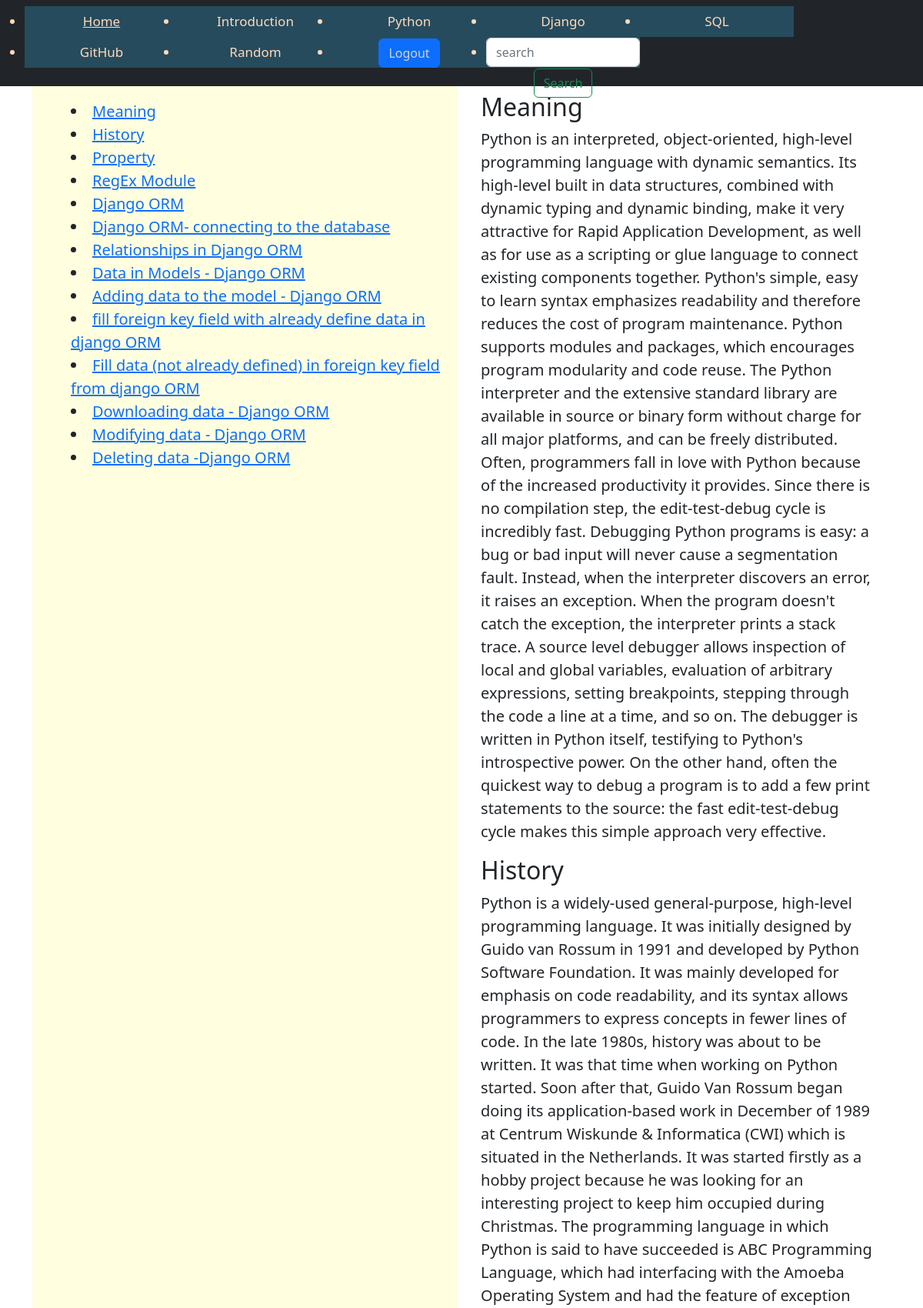
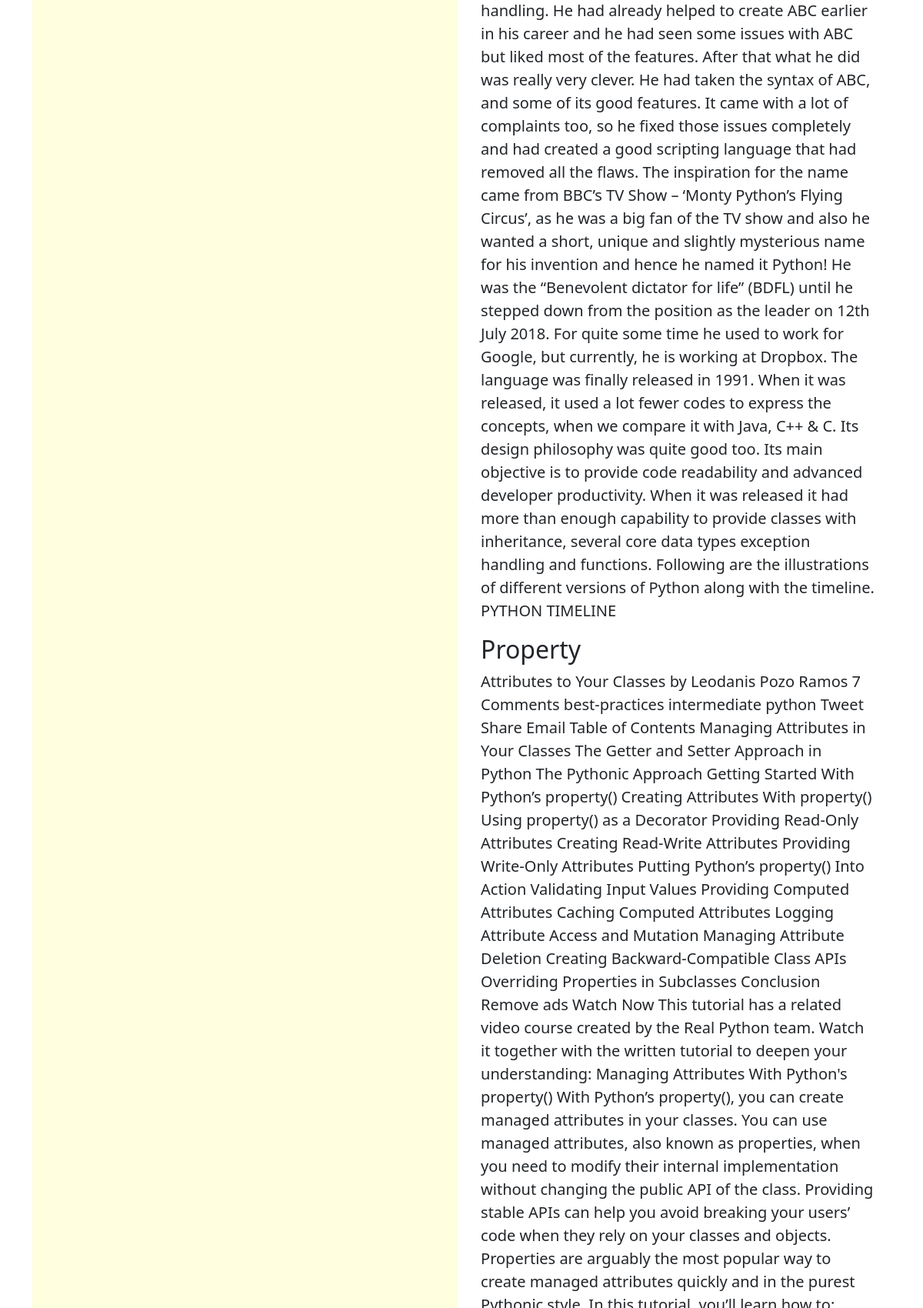
Screenshot of /python_meaning/ (upper part) with the database file from the repository (2 pictures, top to bottom).
### main/models.py (models this page shows)
class PythonMeaning(models.Model):
    title = models.CharField(max_length=255, blank=True)
    text = models.TextField()
    img = models.ImageField(upload_to="productImages", blank=True)
    url = models.URLField(max_length=200, blank=True, null=True)
    pdf = models.FileField(upload_to='pdfs',blank=True)

### main/views.py (the view)
# urls.py: path('python_meaning/', python_meaning_view, name='python_meaning'),
def python_meaning_view(request):
    meaning = PythonMeaning.objects.all()
    return render(request, 'main/Python_meaning.html', {"meaning": meaning})

### main/templates/main/Python_meaning.html (shortened to what this page needs)
<!doctype html>
<html lang="en">
<head>
</head>
<body>
 {% include "main/nav.html" %}
 <div class="container">
  <div class="left-section">
      {% for mean in meaning %}
         <li class="nav__item"><a href="#{{ mean.pk }}" class="nav__link">{{ mean.title }}</a></li>
      {% endfor %}
  </div>
  <div class="right-section">
      {% for mean in meaning %}
      <section id="{{ mean.pk }}">
          <h2 class="section-title">{{ mean.title }}</h2></section>
     <p>{{ mean.text }}</p>
      {% endfor %}
  </div>
</div>
</body>
</html>

### main/templates/main/Python_meaning.html (style rules this page uses)
.container { display: flex; width: 100%; height: 100%; }
.left-section { width: 50%; background-color: lightyellow; padding-top: 30px; margin-top: 100px; margin-right: 10px; font-size: 20px; padding-left: 50px; }
.right-section { width: 50%; font-size: 20px; padding-left: 20px; padding-right: 20px; padding-top: 20px; margin-top: 100px; }

### rows the page displays
PythonMeaning: title "Meaning", text "Python is an interpreted, object-oriented, high-level programming language with dynamic semantics. Its high-level built in data structures, combined with dynamic typing and dynamic binding, make it very attractive for Rapid Application Development, as well as for use as a scripting or glue language to connect existing components together. Python's simple, easy to learn syntax emphasizes readability and therefore reduces the cost of program maintenance. Python supports modules and packages, which encourages program modularity and code reuse. The Python interpreter and the extensive standard library are available in source or binary form without charge for all major platforms, and can be…"
PythonMeaning: title "History", text "Python is a widely-used general-purpose, high-level programming language. It was initially designed by Guido van Rossum in 1991 and developed by Python Software Foundation. It was mainly developed for emphasis on code readability, and its syntax allows programmers to express concepts in fewer lines of code. In the late 1980s, history was about to be written. It was that time when working on Python started. Soon after that, Guido Van Rossum began doing its application-based work in December of 1989 at Centrum Wiskunde & Informatica (CWI) which is situated in the Netherlands. It was started firstly as a hobby project because he was looking for an interesting project to keep him occupied…"
PythonMeaning: title "Property"
PythonMeaning: title "RegEx Module"
PythonMeaning: title "Django ORM"
PythonMeaning: title "Django ORM- connecting to the database"
PythonMeaning: title "Relationships in Django ORM"
PythonMeaning: title "Data in Models - Django ORM"
PythonMeaning: title "Adding data to the model - Django ORM"
PythonMeaning: title "fill foreign key field with already define data in django ORM"
PythonMeaning: title "Fill data (not already defined) in foreign key field from django ORM"
PythonMeaning: title "Downloading data - Django ORM"
PythonMeaning: title "Modifying data - Django ORM"
PythonMeaning: title "Deleting data -Django ORM"
